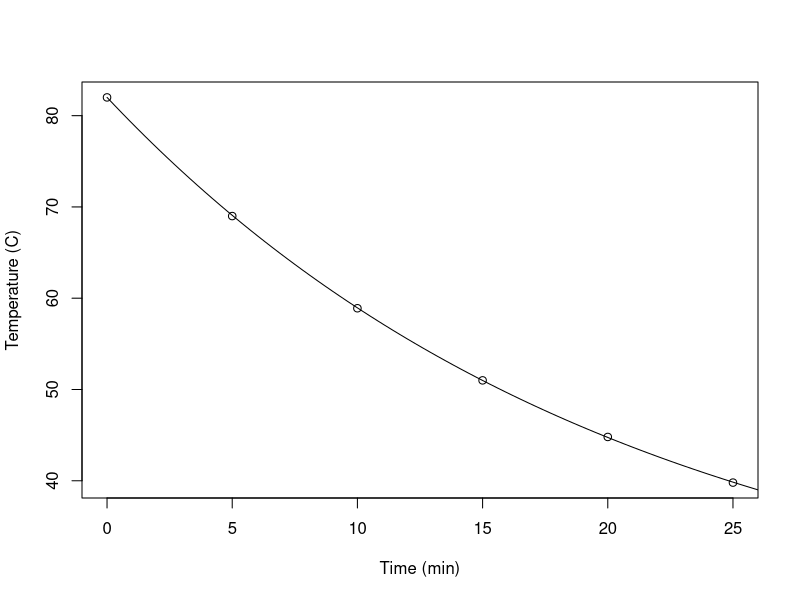

Write R code to recreate this figure.
time <- c(0, 5, 10, 15, 20, 25)
temp <- c(82.0, 69.0, 58.9, 51.0, 44.8, 39.8)
fit <- lm(log(temp - 22) ~ time)
k <- -unname(coef(fit)[2])
pred <- 22 + 60*exp(-k*time)
print(data.frame(time, observed=temp, predicted=pred,
                 residual=temp-pred))
plot(time, temp, xlab="Time (min)", ylab="Temperature (C)")
curve(22 + 60*exp(-k*x), from=0, to=30, add=TRUE)
